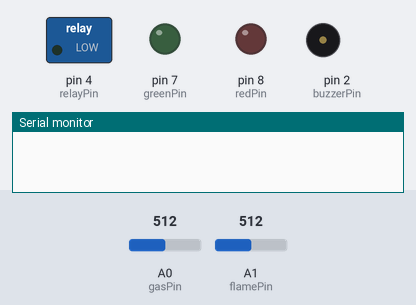
A sketch run on a simulated Arduino Uno, built with avr-gcc and run on an emulated ATmega328P. On the bench: switched loads named in the sketch (green lamp = pin HIGH), output pins drawn as LEDs (lit = HIGH), buzzer (waves = sounding, pin HIGH), the last lines printed to the serial monitor. Dashed ring = blinking. The test bench sets the inputs (shaded band); at power-on: A0 (gasPin) = 512, A1 (flamePin) = 512.

Above: at 0.11 s.
1.5 s: A0 (gasPin) set to 160
At 2.6 s:
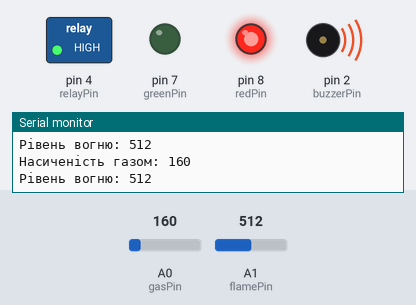
4.5 s: A0 (gasPin) set to 139
7.5 s: A1 (flamePin) set to 319
10.5 s: A1 (flamePin) set to 292
At 11.07 s:
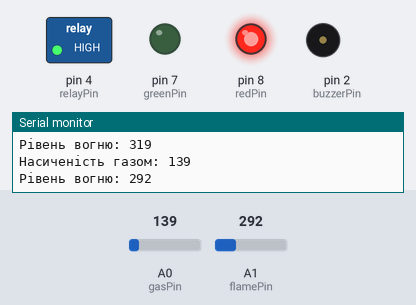
13.5 s: A1 (flamePin) set to 105
16.5 s: A1 (flamePin) set to 95
At 16.9 s:
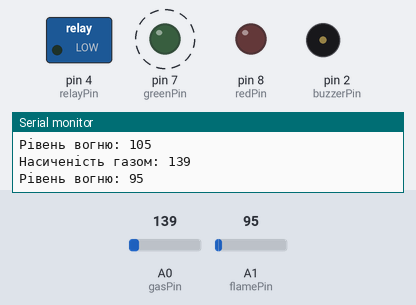
Timing chart, 0 to 20.5 s (numbered marks = the images above; inputs shaded):
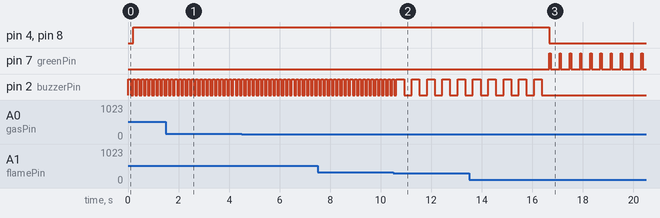

Measured:
- the behaviour switches between 301 and 300 on A1 (flamePin) (found by bisection; images 1 and 2)
- the behaviour switches between 101 and 100 on A1 (flamePin) (found by bisection; images 2 and 3)
- after the input at 16.5 s, pin 4 (relayPin): HIGH → LOW after 0.18 s; pin 7 (greenPin): alternates HIGH for 0.05 s and LOW for 0.35 s, starting after 0.18 s; pin 8 (redPin): HIGH → LOW after 0.17 s; pin 2 (buzzerPin): stops changing and stays LOW
- by itself, pin 2 (buzzerPin): alternates HIGH for 0.30 s and LOW for 0.31 s

The sketch:

FireSavingSystemProject.ino
```cpp
// ініціалізація змінних з номером піна
// Датчик MQ2
const int gasPin = A0;
// Датчик YS-17 через резистор 10 кОм
const int flamePin = A1;
// Активний зумер
const int buzzerPin = 2;
// Реле
const int relayPin = 4;
// Зелений світлодіод
const int greenPin = 7;
// Червоний світлодіод
const int redPin = 8;

// Налаштування порогів чутливості
// Невелика кількість газу
const int thresholdGasLow = 150;
// Багато газу
const int thresholdGasHigh = 300;
// Початок задимлення / вогонь далеко
const int thresholdFlameLow = 100;
// Пряме полум'я близько
const int thresholdFlameHigh = 300;

void setup() {
  Serial.begin(9600);
  // Налаштування портів
  pinMode(buzzerPin, OUTPUT);
  pinMode(relayPin, OUTPUT);
  pinMode(greenPin, OUTPUT);
  pinMode(redPin, OUTPUT);

  // Тестовий гудок при ввімкненні, щоб перевірити зумер
  blinkDevice(buzzerPin, 100, 100);
}

void loop() {
  // Зчитуємо дані з датчика MQ2
  int gasValue = analogRead(gasPin);
  Serial.print("Насиченість газом: ");
  Serial.println(gasValue);

  // Зчитуємо дані з датчика вогню
  int flameValue = analogRead(flamePin);
  Serial.print("Рівень вогню: ");
  Serial.println(flameValue);

  if (gasValue > thresholdGasLow) {
    // Включаємо витяжку
    digitalWrite(relayPin, HIGH);
  }
  // Випадок 1: КРИТИЧНА НЕБЕЗПЕКА
  // газу багато або полум'я
  if (gasValue > thresholdGasHigh
        || flameValue > thresholdFlameHigh) {
    // Включаємо червоний світлодіод
    digitalWrite(redPin, HIGH);
    // Швидке переривчасте пищання
    blinkDevice(buzzerPin, 80, 80);

  }
  // Випадок 2: ПОПЕРЕДЖЕННЯ (невелике збільшення газу)
  else if (gasValue > thresholdGasLow
        || flameValue > thresholdFlameLow) {
    slowBeepWithRedLed();
  }
  // Випадок 3: ВСЕ БЕЗПЕЧНО
  else {
    standby();
  }
}

void slowBeepWithRedLed() {
    // Світимо світлодіодом на чам сигналу
    digitalWrite(redPin, HIGH);
    // Повільне переривчасте пищання
    blinkDevice(buzzerPin, 300, 300);
    digitalWrite(redPin, LOW);
}

void standby() {
  // Гарантовано вимикаємо всі пристрої
  digitalWrite(buzzerPin, LOW);
  digitalWrite(relayPin, LOW);
  digitalWrite(redPin, LOW);
  // Блимання світлодіодом
  blinkDevice(greenPin, 50, 200);
  // Невелика пауза між опитуваннями
  delay(150);
}

void blinkDevice (int pin, int durationHigh, int durationLow) {
  digitalWrite(pin, HIGH); // включення
  delay(durationHigh); // затримка
  digitalWrite(pin, LOW); // виключення
  delay(durationLow); // затримка
}
```
